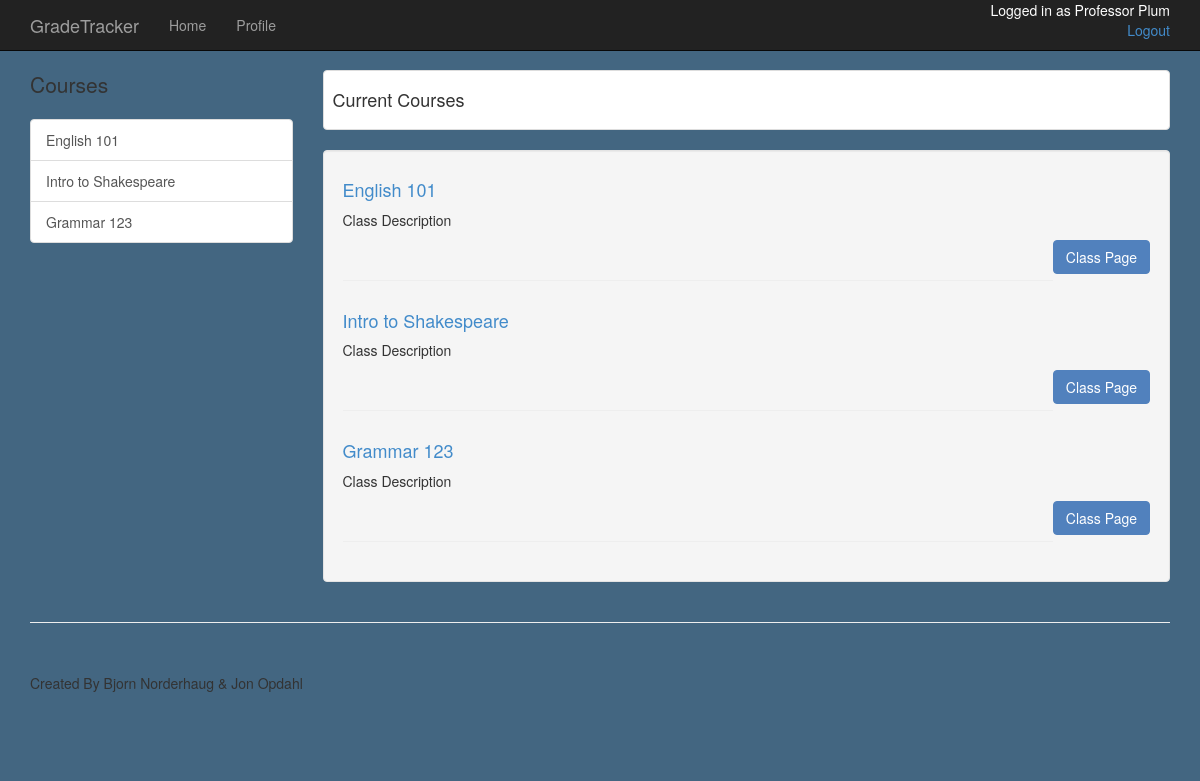
Before: /admin/plumpr01/courses (signed in) with the older database file.
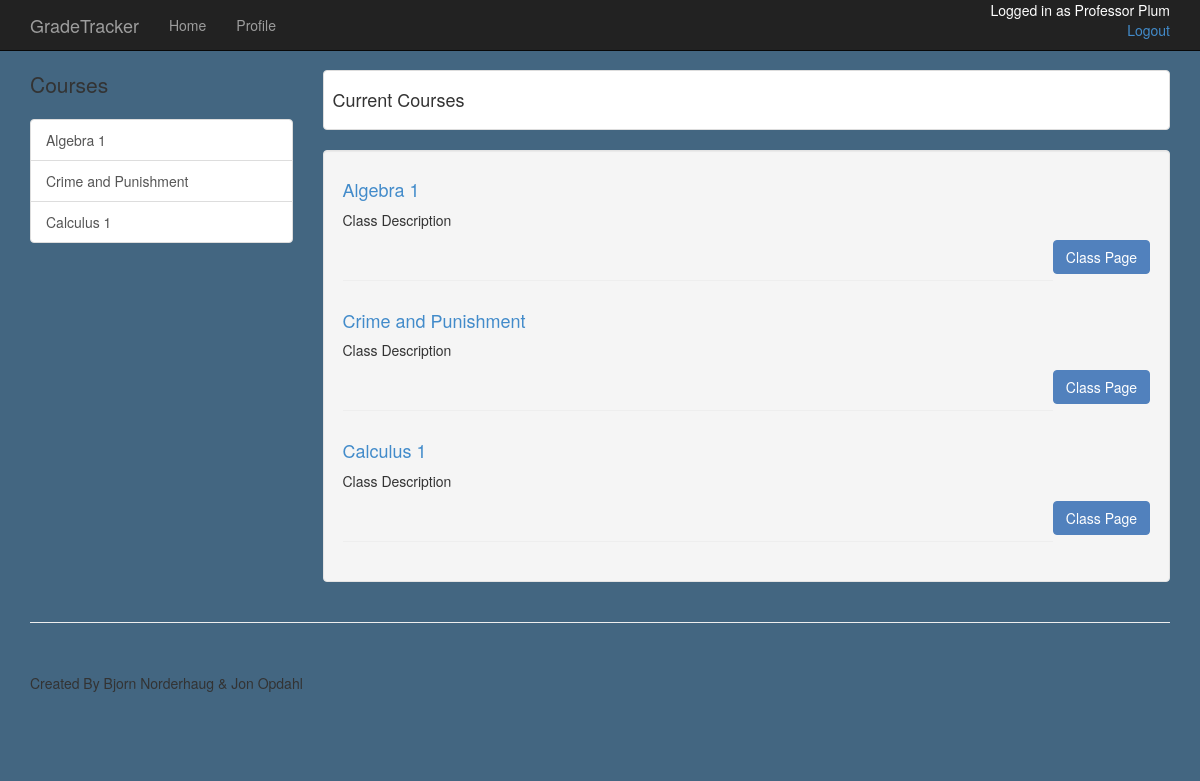
After: the same page with the newer database file.
### app/models.py (models this page shows, shortened)
class Course(db.Model):
	course_num = db.Column(db.Integer, primary_key=True)
	name = db.Column(db.String(80), index=True, unique=True)
	admin_id = db.Column(db.String(8), db.ForeignKey('admin.id'))

### app/views.py (the view)
@app.route('/admin/<id>/courses')
@login_required
def admin_courses(id):
	user = current_user
	return render_template('admin_classes.html',
							user=user)

### app/models.py (called while the page is built)
	def __repr__(self):
		return (self.first_name + ' ' + self.last_name)

### app/views.py (called while the page is built)
@login_manager.user_loader
def load_user(id):
	user=Student.query.get(str(id))
	if user is None:
		user=Admin.query.get(str(id))
	return user

### app/templates/admin_classes.html
{% extends "new.html" %}
{% block content %}
    <div class="container">
        <div class="row">
            <div class="col-md-3">
                <p class="lead"> Courses </p>
                <div class="list-group">
                	{% for course in user.classes %}
                    <a href="/student/{{user.id}}/{{course.name}}" class="list-group-item">{{ course.name }}</a>
                    {% endfor %}
                </div>
            </div>
            <div class="col-md-9">
                <div class="thumbnail">
                    <div class="caption-full">
                        <h4>Current Courses</h4>
                    </div>
                </div>
                <div class="well">
                    {% for course in user.classes %}
                    <div class="row">
                        <div class="col-md-12">
                            <h4> <a href="/student/{{user.id}}/{{course.name}}"> {{course.name}} </a></h4>
                            <p> Class Description <p>
                            <p class="pull-right"><a class="btn btn-success" href="/admin/{{user.id}}/{{course.name}}"> Class Page </a> </p>
                            <br>
                            <hr>
                        </div>
                    </div>
                    {% endfor %}
                </div>
            </div>
        </div>
    </div>
{% endblock %}

Changed rows visible on the page:
no longer on this page (row edited): Course: name "Intro to Shakespeare"
no longer on this page (row edited): Course: name "Grammar 123"
now on this page (row edited): Course: name "Algebra 1"
now on this page (row edited): Course: name "Crime and Punishment"
changed Course: name "English 101" → "Calculus 1"
